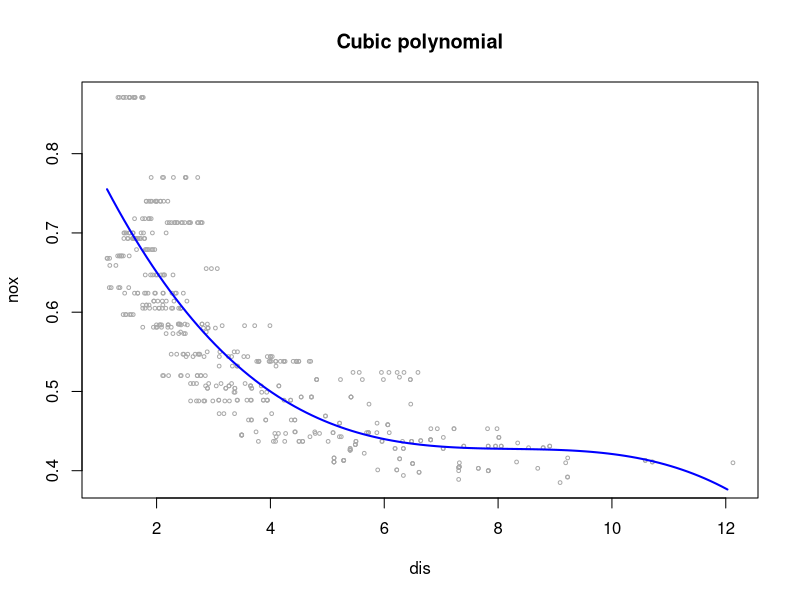
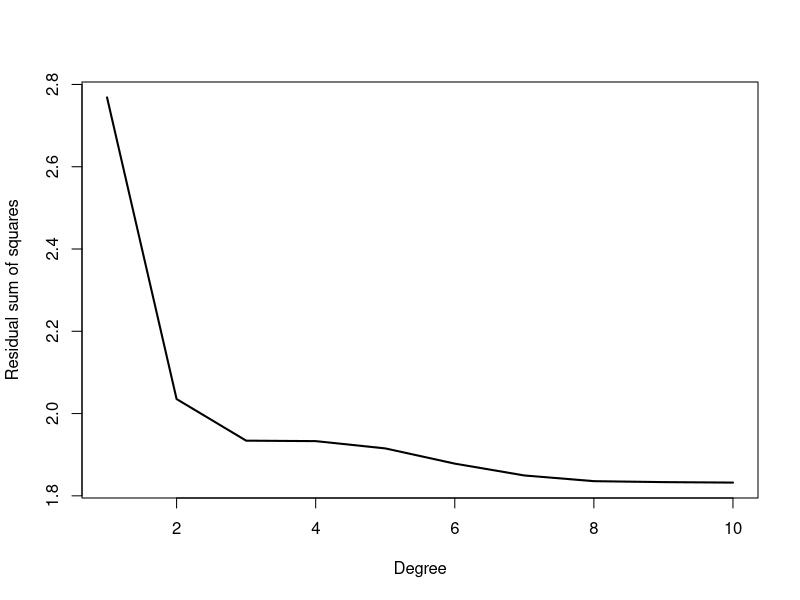
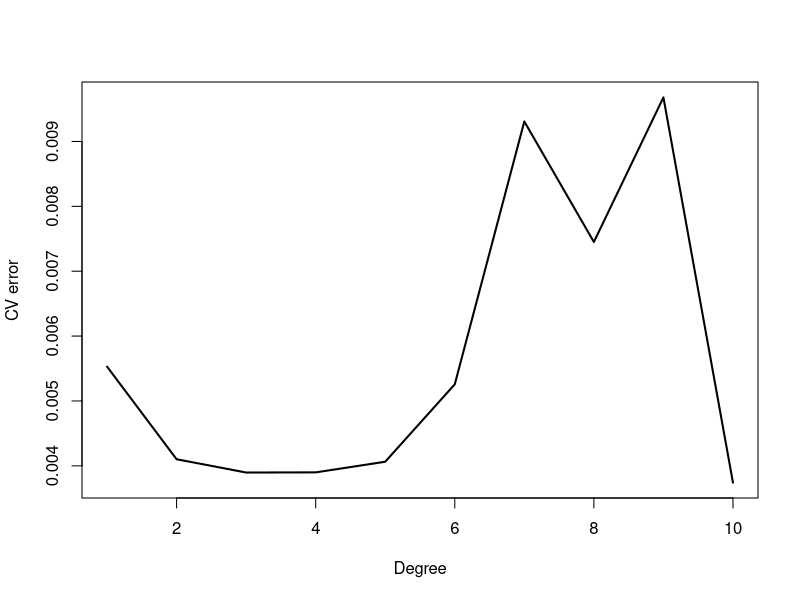
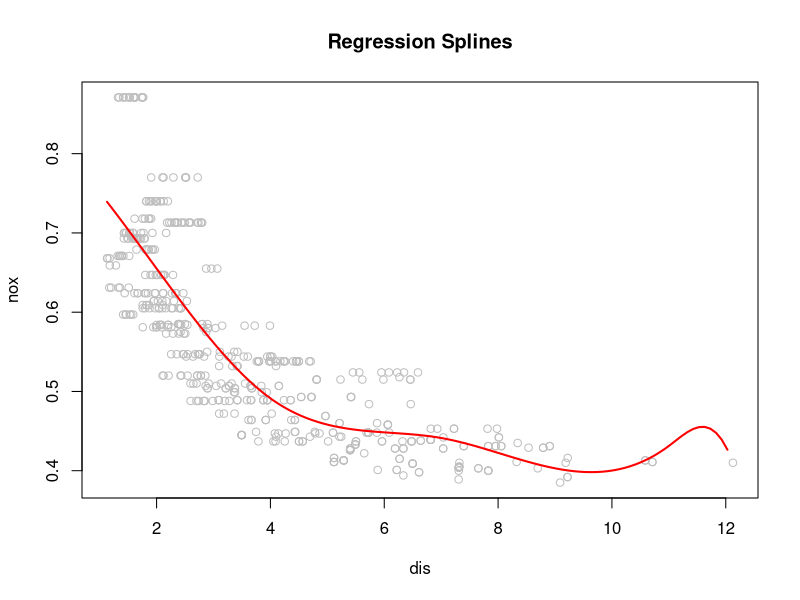
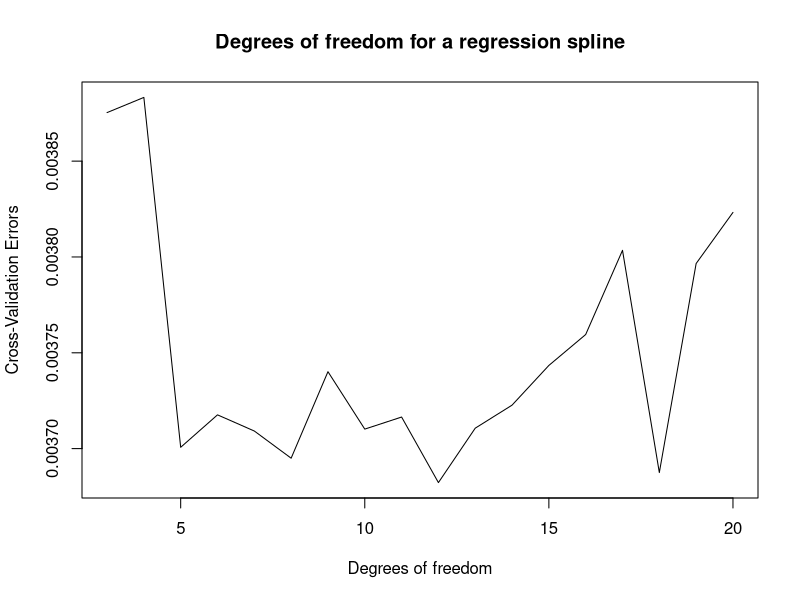

Generate these figures, in order, with R:
# week 8

# Exercise 9 section 7
set.seed(15)
library(MASS)
attach(Boston)
names(Boston)

# (a)
fit <- lm(nox ~ poly(dis, 3), data=Boston)
summary(fit)
# R2 = 71.4 <- quite good. All variables show statistical significance with p-value < 0.05.
dislims <- range(dis)
dis.grid <- seq(from=dislims[1], to=dislims[2], by=0.1)
preds <- predict(fit, newdata = list(dis=dis.grid), se=TRUE)

plot(dis, nox, xlim=dislims, cex=.5, col="darkgrey")
lines(dis.grid, preds$fit, lwd=2, col="blue")
title("Cubic polynomial")
# the model fits the data quite well and is a smooth fit.

# (b)
rss <- rep(NA, 10)
for (i in 1:10) {
  fit <- lm(nox ~ poly(dis, i), data = Boston)
  rss[i] <- sum(fit$residuals^2)
}
rss
plot(1:10, rss, xlab = "Degree", ylab = "Residual sum of squares", type = "l", pch = 20, 
     lwd = 2)
# The rss decreases as the degree of polynomial increases.
# The most dramatic decrease is from 1 till 3, then monotinically decrease from 3 to 8
# a slight decrease from 8 to 10, but not significant difference.

# (c)
library(boot)
k=10
set.seed(50)
cv.errors <- rep(NA, 10)
for (i in 1:k) {
  glm.fit <- glm(nox ~ poly(dis, i), data = Boston)
  cv.errors[i] <- cv.glm(Boston, glm.fit, K=10)$delta[2]
}
cv.errors
plot(1:10, cv.errors, xlab = "Degree", ylab = "CV error", type = "l", pch = 20, 
     lwd = 2)
# The cross validation error decreases from 1 to 4, and increase from 4 to 8 then it 
# decreases again. Here we would choose polynomial with degree 4.

# (d)
# We see that dis has limits of about 1 and 13 respectively. We split this range 
# in roughly equal 4 intervals and establish knots at [4,7,11]. Note: bs function 
# in R expects either df or knots argument. If both are specified, knots are 
# ignored.
library(splines)

fit.splines <- lm(nox ~ bs(dis, df=4, knots = c(4,7,11)), data = Boston)
pred <- predict(fit.splines, list(dis=dis.grid))

plot(dis, nox, col="grey")
lines(dis.grid, pred, col="red", lwd=2)
title("Regression Splines")

# (e)
rss <- rep(NA, 20)

for (i in 3:20) {
  fit <- lm(nox ~ bs(dis, df=i), data = Boston)
  pred <- predict(fit, list(dis=dis.grid))
  rss[i] <-  sum(fit$residuals^2)
}
rss[-c(1,2)]

# (f)
library(boot)
k=20
set.seed(55)
cv.errors <- rep(NA, 20)
for (i in 1:k) {
  glm.fit <- glm(nox ~ bs(dis, df=i), data = Boston)
  cv.errors[i] <- cv.glm(Boston, glm.fit, K=20)$delta[2]
}
cv.errors[-c(1,2)]
plot(3:20, cv.errors[-c(1,2)], xlab = "Degrees of freedom", 
     ylab = "Cross-Validation Errors", type = "l")
title("Degrees of freedom for a regression spline")
# Very jumpy cv-error. Lowest around 12, so we choose 12 as the optimum degrees of freesom
# for a regression spline with this data.



